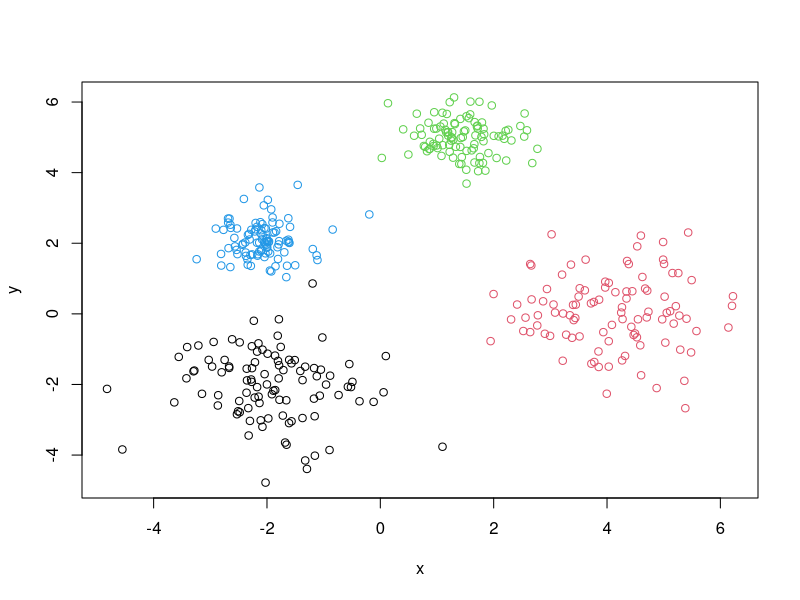
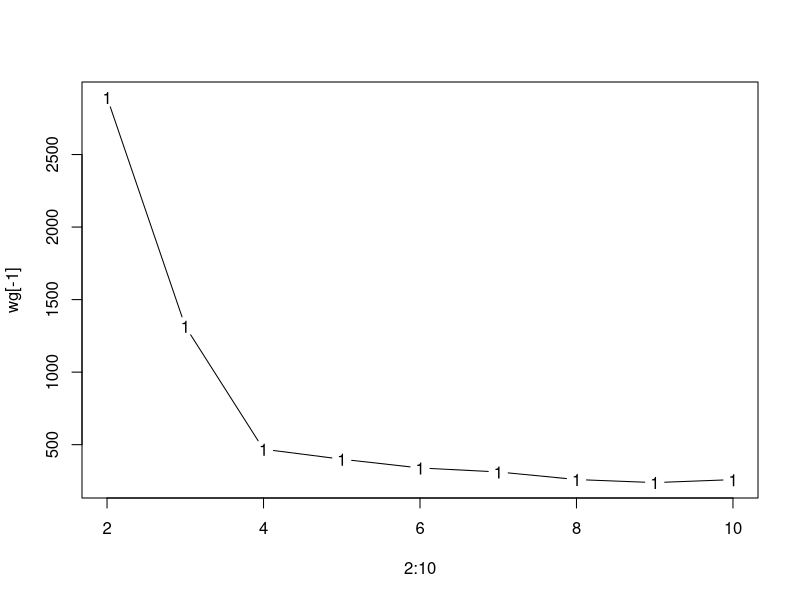
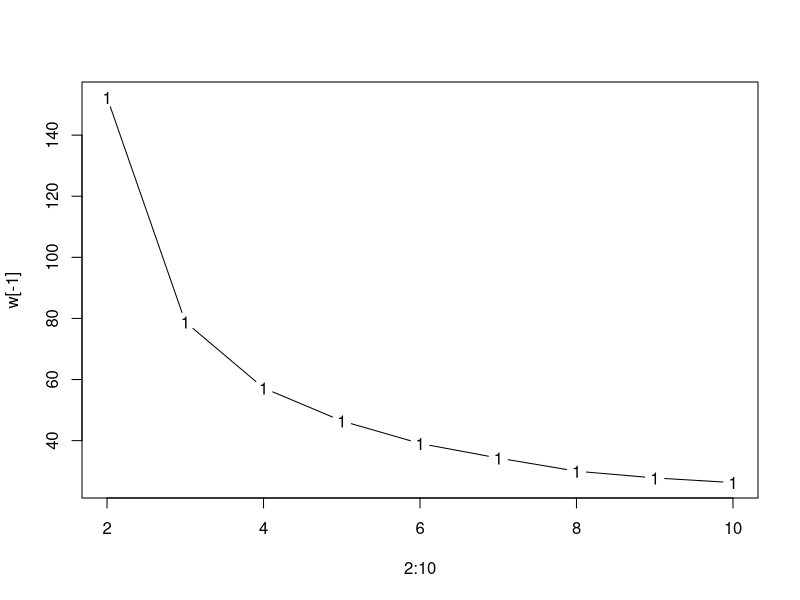

The R script that drew these images, in order:
#!/usr/bin/Rscript

#cuatro clusters de dist. gaussianas
tot.puntos<-100
gap=2
x<-rnorm(tot.puntos,mean=-gap)
y<-rnorm(tot.puntos,mean=-gap)
gausianas<-cbind(x,y,rep(1,length(x)))
x<-rnorm(tot.puntos,mean=2*gap)
y<-rnorm(tot.puntos,mean=0)
gausianas<-rbind(gausianas,cbind(x,y,rep(2,length(x))))
x<-rnorm(tot.puntos,mean=0.7*gap,sd=0.5)
y<-rnorm(tot.puntos,mean=2.5*gap,sd=0.5)
gausianas<-rbind(gausianas,cbind(x,y,rep(3,length(x))))
x<-rnorm(tot.puntos,mean=-gap,sd=0.5)
y<-rnorm(tot.puntos,mean=gap,sd=0.5)
gausianas<-rbind(gausianas,cbind(x,y,rep(4,length(x))))
plot(gausianas[,1:2],col=gausianas[,3])



wg=rep(0.0,10)
for(k in 2:10) wg[k]<- sum(kmeans(gausianas[,1:2],k,nsta=10)$withinss)
matplot(2:10,wg[-1],type='b')
#se ve el quiebre para k=4



#Ejemplo: Iris
w=rep(0.0,10)
for(k in 2:10) w[k]<-sum(kmeans(iris[,-5],k,nsta=10)$withinss)
matplot(2:10,w[-1],type='b')
#se ve el quiebre para k=3,
